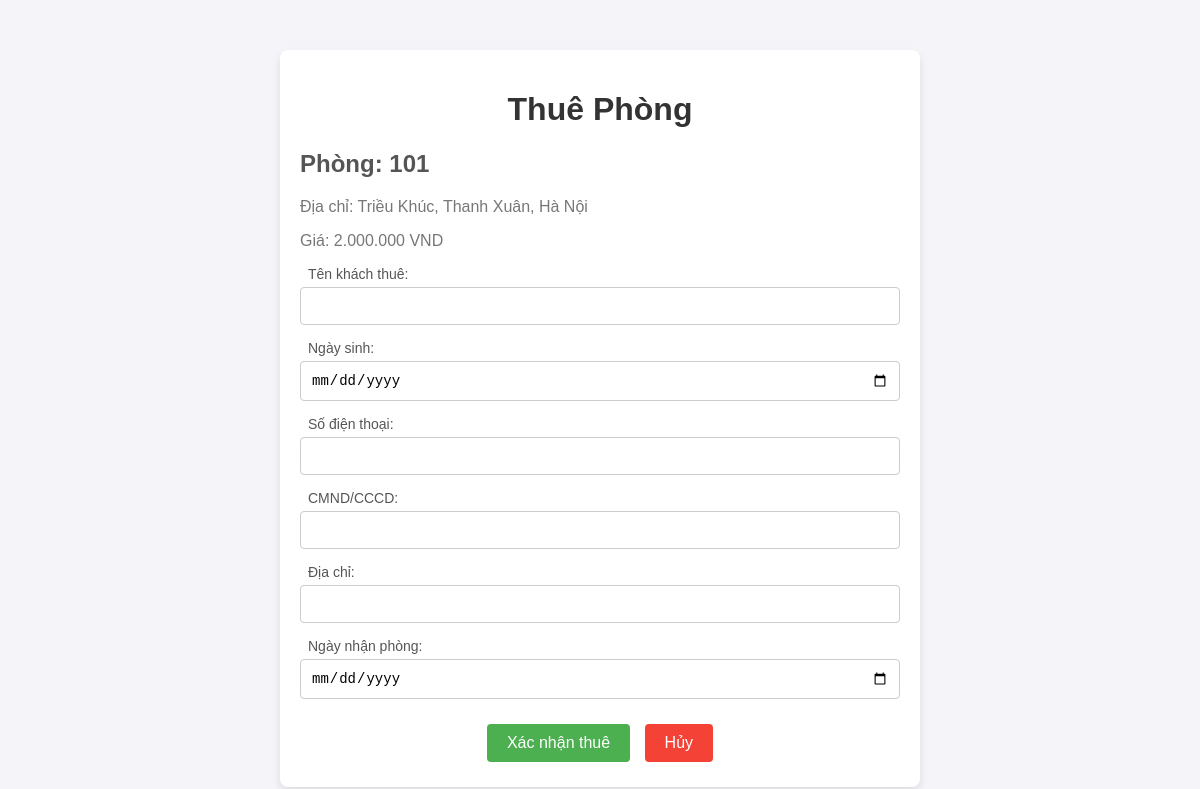
Page /quanlyphong/thuephong.php?room_id=4 on the committed database.
### tables this page shows
CREATE TABLE `rooms` (
  `id` int(11) NOT NULL,
  `room_name` varchar(255) NOT NULL,
  `so_nguoi_o` int(11) NOT NULL,
  `price` decimal(10,2) NOT NULL,
  `status` enum('vacant','occupied') NOT NULL DEFAULT 'vacant',
  `address_room` varchar(255) NOT NULL,
  `facility_id` int(11) NOT NULL
);

### quanlyphong/thuephong.php (the view, shortened to what this page needs)
<?php
$servername = "localhost";
$username = "root";
$password = "";
$dbname = "baiTapLon";
$conn = new mysqli($servername, $username, $password, $dbname);
$room_id = isset($_GET['room_id']) ? intval($_GET['room_id']) : 0;
$room_info = $conn->query("SELECT room_name, address_room, price FROM rooms WHERE id = $room_id")
->fetch_assoc();
?>
<!DOCTYPE html>
<html lang="vi">
<head>
    <link rel="stylesheet" href="/baiTapLon/quanlyphong/thuephong.css">
</head>
<body>
    <div class="container">
        <h1>Thuê Phòng</h1>
        <?php if ($room_info): ?>
            <h2>Phòng: <?php echo $room_info['room_name']; ?></h2>
            <p>Địa chỉ: <?php echo $room_info['address_room']; ?></p>
            <p>Giá: <?php echo number_format($room_info['price'], 0, ',', '.'); ?> VND</p>
        <?php else: ?>
            <p>Phòng không tồn tại.</p>
        <?php endif; ?>
        <form action="thuephong.php" method="POST">
            <div class="form-group">
                <label for="tenant_name"><i class="fas fa-user"></i> Tên khách thuê:</label>
                <input type="text" id="tenant_name" name="tenant_name" required>
            </div>
            <div class="form-group">
                <label for="dob"><i class="fas fa-birthday-cake"></i> Ngày sinh:</label>
                <input type="date" id="dob" name="dob">
            </div>
            <div class="form-group">
                <label for="phone"><i class="fas fa-phone"></i> Số điện thoại:</label>
                <input type="text" id="phone" name="phone">
            </div>
            <div class="form-group">
                <label for="cccd"><i class="fas fa-id-card"></i> CMND/CCCD:</label>
                <input type="text" id="cccd" name="cccd">
            </div>
            <div class="form-group">
                <label for="address"><i class="fas fa-home"></i> Địa chỉ:</label>
                <input type="text" id="address" name="address">
            </div>
            <div class="form-group">
                <label for="checkin_date"><i class="fas fa-calendar-day"></i> Ngày nhận phòng:</label>
                <input type="date" id="checkin_date" name="checkin_date" required>
            </div>
            <div class="form-actions">
                <button type="submit">Xác nhận thuê</button>
                <button type="button" onclick="window.location.href='/baitaplon/quanlyphong/quanlyphong.php?facility_id=<?php echo isset($_POST['facility_id']) ? $_POST['facility_id'] : ''; ?>'">Hủy</button>
        </form>
    </div>
</body>
</html>

### quanlyphong/thuephong.css (style rules this page uses)
body { font-family: Arial, sans-serif; background-color: #f4f4f9; margin: 0; padding: 0; }
.container { width: 50%; margin: 0 auto; background-color: white; padding: 20px; border-radius: 8px; box-shadow: 0 4px 8px rgba(0, 0, 0, 0.1); margin-top: 50px; }
h1 { text-align: center; color: #333; }
h2 { color: #555; }
p { color: #777; }
.form-group { margin-bottom: 15px; }
.form-group label { display: block; font-size: 14px; margin-bottom: 5px; color: #555; }
.form-group input { width: 100%; padding: 10px; font-size: 14px; border: 1px solid #ccc; border-radius: 4px; box-sizing: border-box; }
.form-actions { text-align: center; margin-top: 20px; }
.form-actions button { padding: 10px 20px; font-size: 16px; background-color: #4CAF50; color: white; border: none; border-radius: 4px; cursor: pointer; margin: 5px; transition: background-color 0.3s; }
.form-actions button[type="button"] { background-color: #f44336; }
button { cursor: pointer; padding: 10px 20px; border: none; background-color: #4CAF50; color: white; border-radius: 5px; font-size: 16px; transition: background-color 0.3s; }
button[type="button"] { background-color: #f44336; }

### rows in the picture
rooms: room_name "101", address_room "Triều Khúc, Thanh Xuân, Hà Nội", price "2.000.000"
